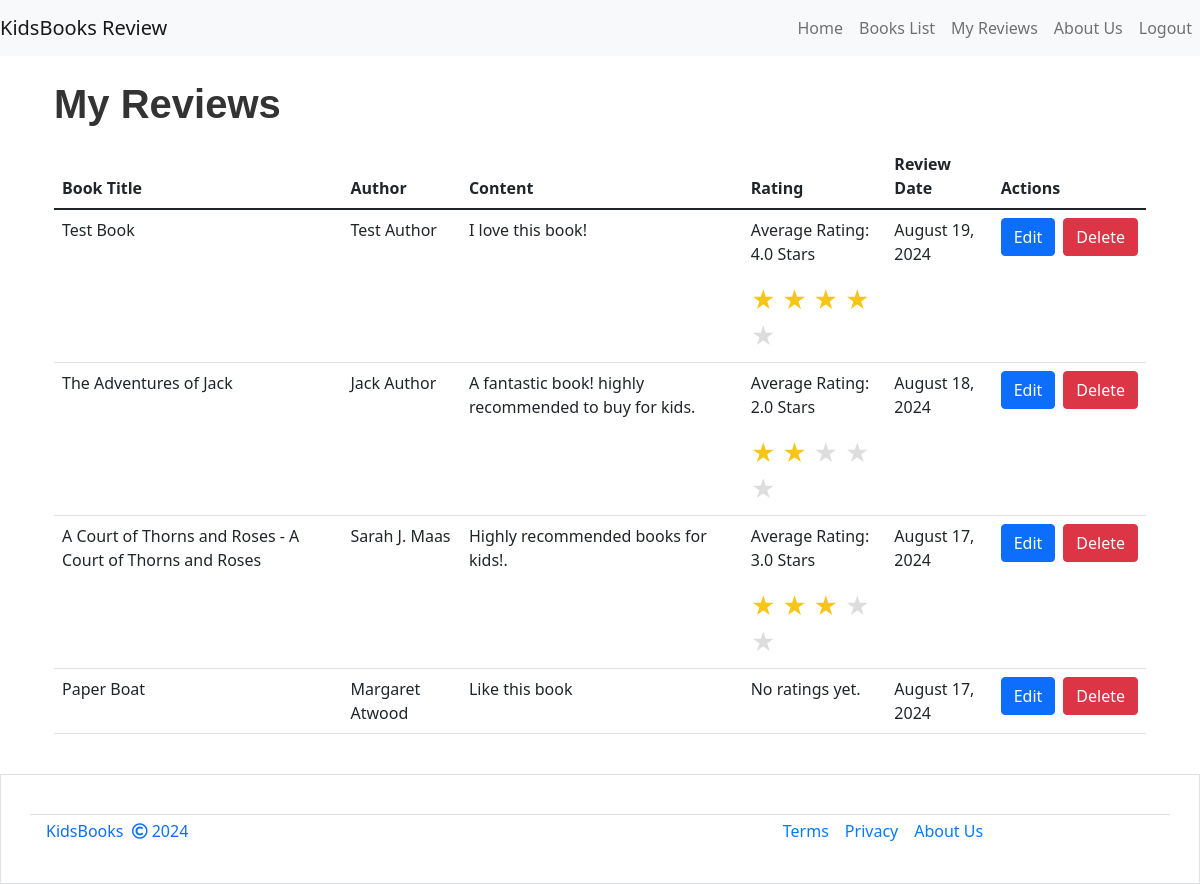
The page /my-reviews/ (signed in) on the database its author committed.
### kidsbooks/models.py (models this page shows, shortened)
class Review(models.Model):
    book = models.ForeignKey(Kidsbook, on_delete=models.CASCADE,
                             related_name="kidsbook_reviews")
    user = models.ForeignKey(User, on_delete=models.CASCADE,
                             related_name="kidsbook_reviewers")
    content = models.TextField()
    created_on = models.DateTimeField(auto_now_add=True)
    class Meta:
        ordering = ["created_on"]

class Kidsbook(models.Model):
    user = models.ForeignKey(User, on_delete=models.SET_NULL, null=True,
                             related_name='user_books')
    title = models.CharField(max_length=200, null=False,
                             blank=False, unique=True)
    author = models.CharField(max_length=200, null=False, blank=False)
    price = models.IntegerField()
    ages = models.IntegerField()
    image = models.CharField(max_length=200, default='defaultimageurl')
    description = models.TextField()
    created_on = models.DateTimeField(auto_now_add=True)
    updated_on = models.DateTimeField(auto_now=True)
    class Meta:
        ordering = ['created_on']

### kidsbooks/views.py (the view)
# urls.py: path('my-reviews/', views.my_reviews, name='my_reviews'),
@login_required
def my_reviews(request):
    try:
        reviews = Review.objects.filter(user=request.user).order_by('-created_on')
        for review in reviews:
            review.book.average_rating = review.book.ratings.aggregate(average_rating=Avg('rating'))['average_rating'] or 0.0
    except Exception as e:
        print(f"Error fetching reviews: {e}")
        reviews = []
    context = {
        'reviews': reviews,
    }
    return render(request, 'kidsbooks/my_reviews.html', context)

### kidsbooks/templates/kidsbooks/my_reviews.html (shortened to what this page needs)
<!DOCTYPE html>
<html lang="en">
<head>
    {% load static %}
    <link href="https://cdn.jsdelivr.net/npm/bootstrap@5.1.3/dist/css/bootstrap.min.css" rel="stylesheet">
    <link rel="stylesheet" href="{% static 'css/style.css' %}">
    <link rel="stylesheet" href="https://cdnjs.cloudflare.com/ajax/libs/font-awesome/5.15.4/css/all.min.css">
</head>
<body>
    <div class="d-flex flex-column min-vh-100">
        {% include 'includes/header.html' %}
        <main role="main" class="container mt-4 flex-grow-1">
            <div class="container">
                <h1>My Reviews</h1>
                <table class="table">
                    <thead>
                        <tr>
                            <th>Book Title</th>
                            <th>Author</th>
                            <th>Content</th>
                            <th>Rating</th>
                            <th>Review Date</th>
                            <th>Actions</th>
                        </tr>
                    </thead>
                    <tbody>
                        {% for review in reviews %}
                        <tr>
                            <td>{{ review.book.title }}</td>
                            <td>{{ review.book.author }}</td>
                            <td>{{ review.content }}</td>
                            <td>
                                <div class="rating">
                                    {% if review.book.average_rating %}
                                    <p>Average Rating: {{ review.book.average_rating|floatformat:1 }} Stars</p>
                                    <div class="stars">
                                        {% for i in "12345" %}
                                        <span
                                            class="star {% if i <= review.book.average_rating|floatformat:0 %}filled{% else %}empty{% endif %}">&#9733;</span>
                                        {% endfor %}
                                    </div>
                                    {% else %}
                                    <p>No ratings yet.</p>
                                    {% endif %}
                                </div>
                            </td>
                            <td>{{ review.created_on|date:"F j, Y" }}</td>
                            <td>
                                <div class="d-flex gap-2">
                                    <a href="/review/edit/21/" class="btn btn-primary">Edit</a>
                                    <a href="/review/delete/21/" class="btn btn-danger">Delete</a>
                                </div>
                            </td>
                        </tr>
                        {% empty %}
                        <tr>
                            <td colspan="5">You have not written any reviews yet.</td>
                        </tr>
                        {% endfor %}
                    </tbody>
                </table>
            </div>
        </main>
        {% include 'includes/footer.html' %}
    </div>
</body>
</html>

### kidsbooks/static/css/style.css (style rules this page uses)
html, body { height: 100%; margin: 0; }
h1, h2 { font-family: 'Arial', sans-serif; font-weight: bold; color: #333; margin-bottom: 1rem; }
a { text-decoration: none; }
.d-flex.flex-column.min-vh-100 { display: flex; flex-direction: column; min-height: 100vh; }
.flex-grow-1 { flex-grow: 1; }
.stars { font-size: 1.5rem; }
.star { color: #ddd; display: inline-block; }
.star.filled { color: #f5c518; }
.star.empty { color: #ddd; }

### rows shown on the page
Review: book "Test Book", book.author "Test Author", content "I love this book!", book.average_rating "4.0", created_on "August 19, 2024"
Review: book "The Adventures of Jack", book.author "Jack Author", content "A fantastic book! highly recommended to buy for kids.", book.average_rating "2.0", created_on "August 18, 2024"
Review: book "A Court of Thorns and Roses - A Court of Thorns and Roses", book.author "Sarah J. Maas", content "Highly recommended books for kids!.", book.average_rating "3.0", created_on "August 17, 2024"
Review: book "Paper Boat", book.author "Margaret Atwood", content "Like this book", shows "No ratings yet.", created_on "August 17, 2024"
